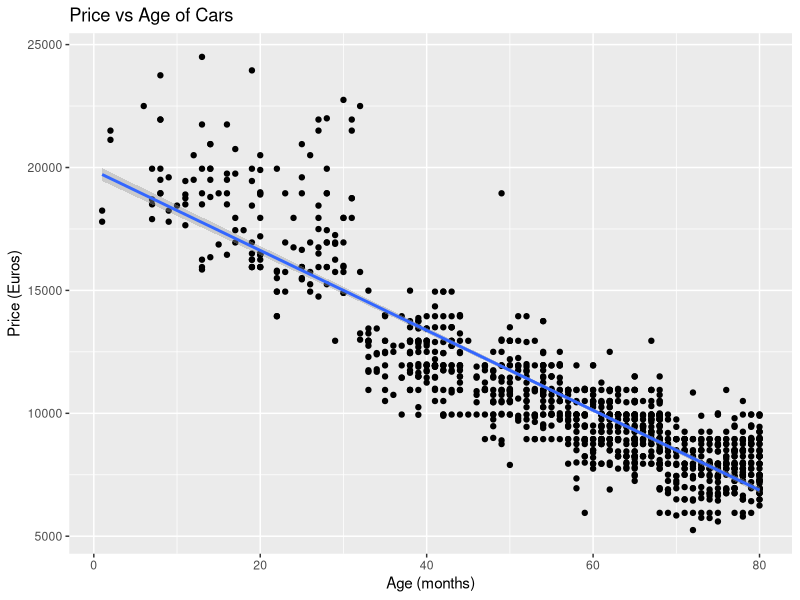
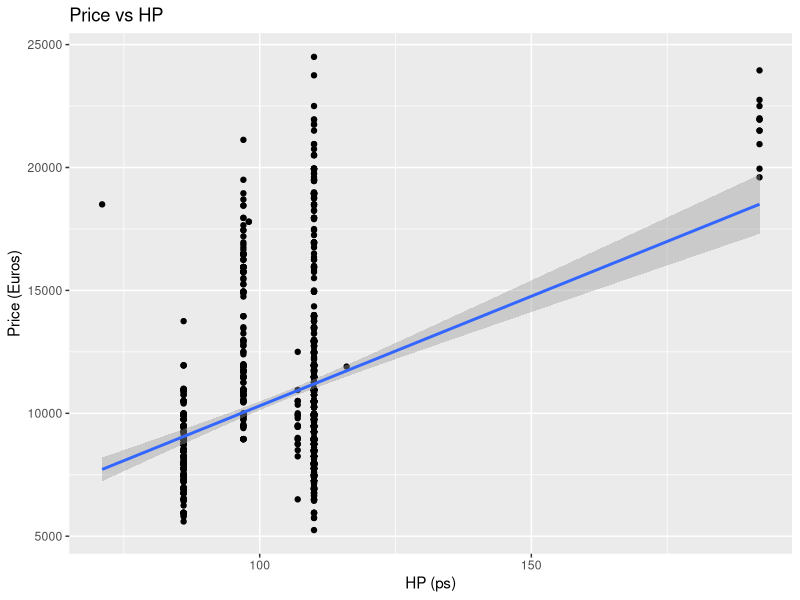
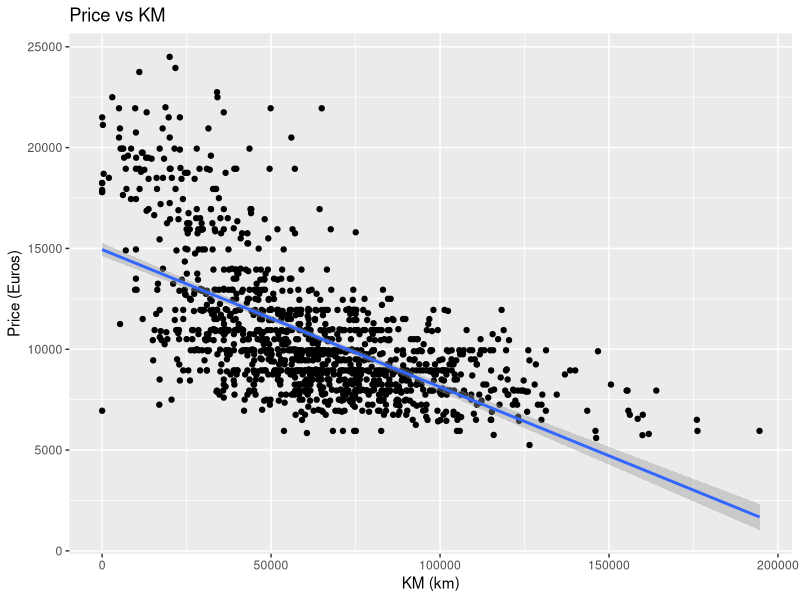
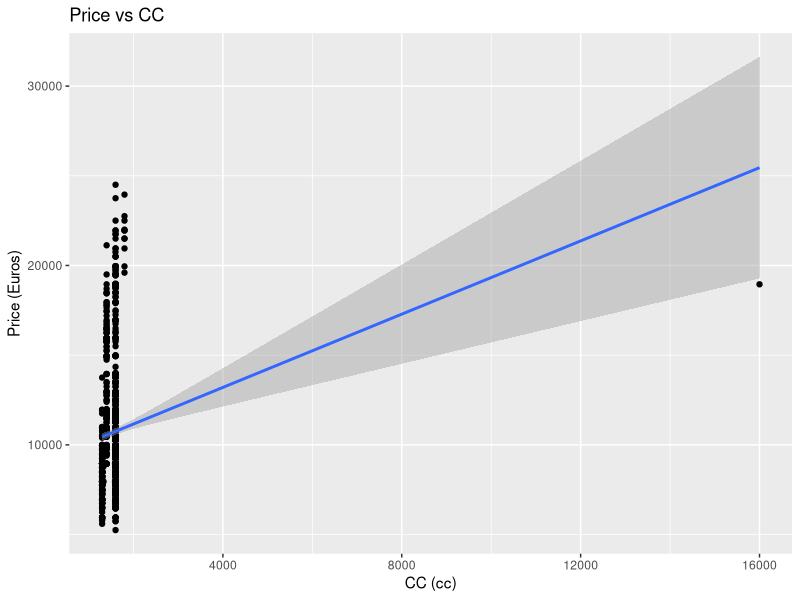
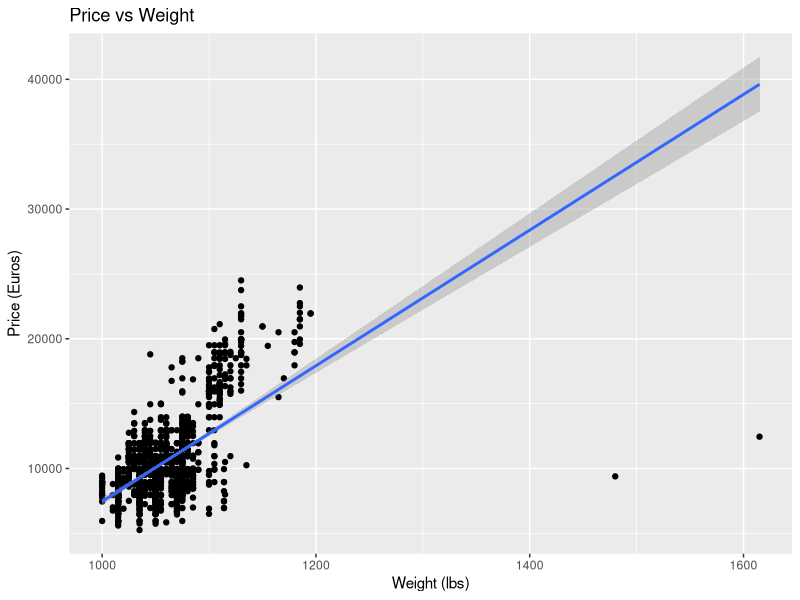
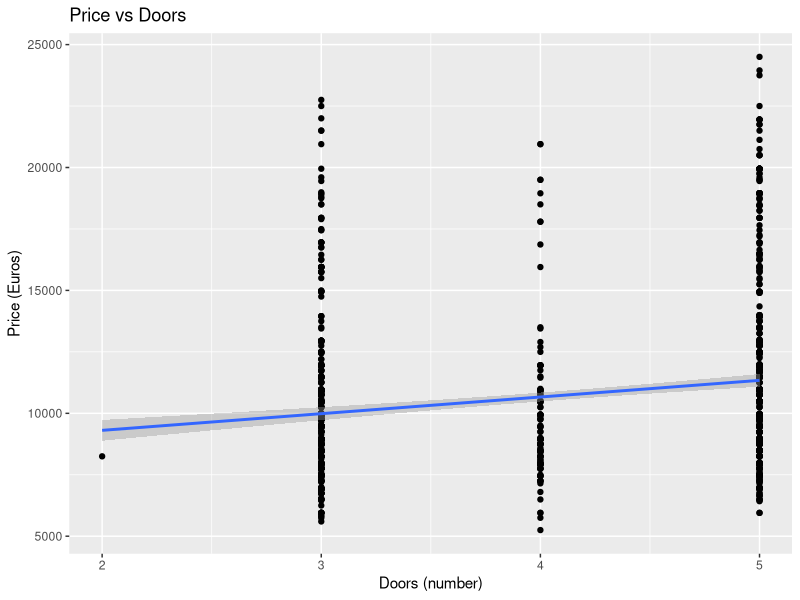
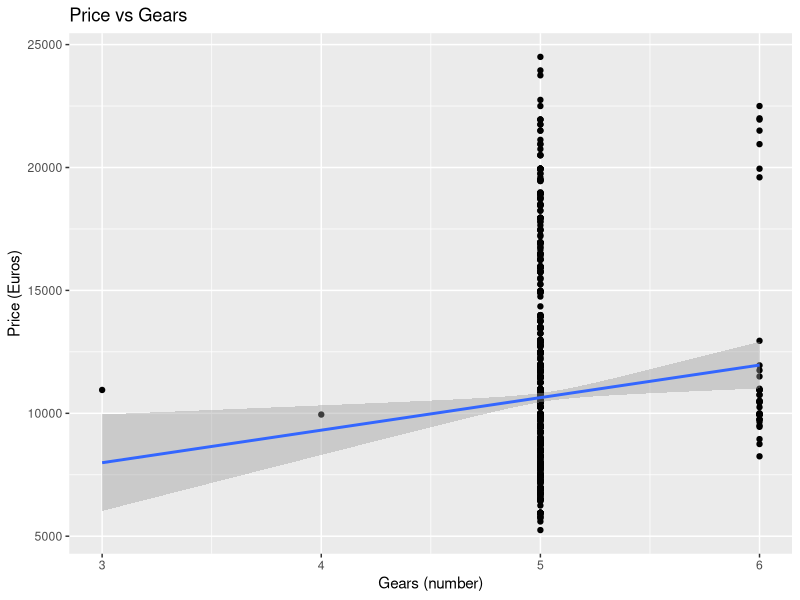
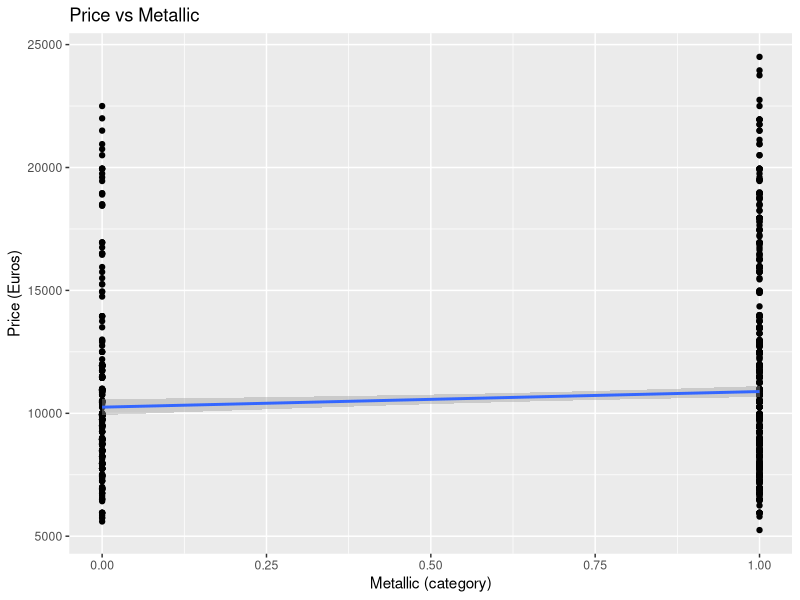

Recreate these plots in R, in order.
## ---- chunk 1

# Load necessary libraries
library(readr)

# Import the data
used_cars <- read_csv("UsedCars.csv")

# Display the first few rows of the dataset
head(used_cars)
## ---- chunk 2
# Check for NA values and print the result
na_count <- sum(is.na(used_cars))
print(na_count)
## ---- chunk 3
str(used_cars)  # Check the structure of your dataset
## ---- chunk 4
#used_cars$Metallic <- as.factor(used_cars$Metallic)
#used_cars$Automatic <- as.factor(used_cars$Automatic)
#summary(used_cars)

library(ggplot2)
ggplot(used_cars, aes(x = Age, y = Price)) +
  geom_point() +
  geom_smooth(method = "lm") +
  labs(title = "Price vs Age of Cars", x = "Age (months)", y = "Price (Euros)")

library(ggplot2)
ggplot(used_cars, aes(x = HP, y = Price)) +
  geom_point() +
  geom_smooth(method = "lm") +
  labs(title = "Price vs HP", x = "HP (ps)", y = "Price (Euros)")

library(ggplot2)
ggplot(used_cars, aes(x = KM, y = Price)) +
  geom_point() +
  geom_smooth(method = "lm") +
  labs(title = "Price vs KM", x = "KM (km)", y = "Price (Euros)")

library(ggplot2)
ggplot(used_cars, aes(x = CC, y = Price)) +
  geom_point() +
  geom_smooth(method = "lm") +
  labs(title = "Price vs CC", x = "CC (cc)", y = "Price (Euros)")

library(ggplot2)
ggplot(used_cars, aes(x = Weight, y = Price)) +
  geom_point() +
  geom_smooth(method = "lm") +
  labs(title = "Price vs Weight", x = "Weight (lbs)", y = "Price (Euros)")


library(ggplot2)
ggplot(used_cars, aes(x = Doors, y = Price)) +
  geom_point() +
  geom_smooth(method = "lm") +
  labs(title = "Price vs Doors", x = "Doors (number)", y = "Price (Euros)")


library(ggplot2)
ggplot(used_cars, aes(x = Gears, y = Price)) +
  geom_point() +
  geom_smooth(method = "lm") +
  labs(title = "Price vs Gears", x = "Gears (number)", y = "Price (Euros)")


library(ggplot2)
ggplot(used_cars, aes(x = Metallic, y = Price)) +
  geom_point() +
  geom_smooth(method = "lm") +
  labs(title = "Price vs Metallic", x = "Metallic (category)", y = "Price (Euros)")


library(ggplot2)
ggplot(used_cars, aes(x = Automatic, y = Price)) +
  geom_point() +
  geom_smooth(method = "lm") +
  labs(title = "Price vs Automatic", x = "Automatic (category)", y = "Price (Euros)")
## ---- chunk 5
boxplot(used_cars$Price, main = "Boxplot of Car Prices")

## ---- chunk 6
# Calculate Z-scores
z_scores <- scale(used_cars$Price)

# Identify outliers
outliers <- used_cars[abs(z_scores) > 3, ]

## ---- chunk 7
Q1 <- quantile(used_cars$Price, 0.25)
Q3 <- quantile(used_cars$Price, 0.75)
IQR <- Q3 - Q1

# Identify outliers
outliers <- used_cars[used_cars$Price < (Q1 - 1.5 * IQR) | used_cars$Price > (Q3 + 1.5 * IQR),]

## ---- chunk 8
library(ggplot2)

ggplot(used_cars, aes(x = "", y = Price)) +
  geom_boxplot() +
  labs(title = "Boxplot of Car Prices")

## ---- chunk 9
model <- lm(Price ~ Age + KM + HP + Metallic + Automatic + CC + Doors + Gears + Weight, data = used_cars)
cooks_d <- cooks.distance(model)

# Identify influential points
influential_points <- used_cars[cooks_d > 1, ]
plot(cooks_d, main = "Cook's Distance", ylab = "Distance", xlab = "Observation Index")
abline(h = 1, col = "red", lty = 2)  # Add a horizontal line at the threshold
## ---- chunk 10
leverage <- hatvalues(model)

## ---- chunk 11
high_leverage <- used_cars[leverage > (2 * (length(coef(model)) / nrow(used_cars))), ]

## ---- chunk 12
plot(leverage, main = "Leverage Values", ylab = "Leverage", xlab = "Observation Index")
abline(h = 2 * (length(coef(model)) / nrow(used_cars)), col = "red", lty = 2)  # Threshold line

## ---- chunk 13
# View influential points
print(influential_points)

# View high leverage points
#print(high_leverage)

## ---- chunk 14
# Run the linear regression
model <- lm(Price ~ Age + KM + HP + Metallic + Automatic + CC + Doors + Gears + Weight, data = used_cars)

# Show the summary of the regression results
## ---- chunk 15
summary(model)
## ---- chunk 16
# Extract coefficients and standard errors}
coefficients <- summary(model)$coefficients

# Calculate t-statistics
t_statistics <- coefficients[, 1] / coefficients[, 2]

# Combine calculated t-statistics with those from summary
results <- data.frame(
  Variable = rownames(coefficients),
  Calculated_t = t_statistics,
  Summary_t = coefficients[, 3]  # t-values from summary
)

print(results)
## ---- chunk 17
df_residual <- model$df.residual
print(df_residual)

## ---- chunk 18
alpha <- 0.05
critical_t <- qt(1 - alpha / 2, df_residual)  # two-tailed test
print(critical_t)

## ---- chunk 19
fitted_values <- fitted(model)

## ---- chunk 20
residuals <- used_cars$Price - fitted_values
## ---- chunk 21
seventh_fitted_value <- fitted_values[7]
seventh_residual <- residuals[7]
## ---- chunk 22
critical_t <- qt(1 - 0.05 / 2, df_residual)  # for two-tailed test

## ---- chunk 23
# Calculate fitted values
fitted_values <- model$fitted.values

# Calculate residuals
residuals <- model$residuals

# Combine original values, fitted values, and residuals for the first 10 observations
results <- data.frame(
    Original_Price = used_cars$Price[1:10],
    Fitted_Values = fitted_values[1:10],
    Residuals = residuals[1:10]
)
## ---- chunk 24
# Check if residuals equal zero for the first 10 observations
residuals_equal_zero <- residuals[1:10] == 0
print(residuals_equal_zero)

## ---- chunk 25
plot(model$residuals)
abline(h = 0, col = "red")

# Set up plotting area for 4 plots
par(mfrow = c(2, 2))

# Create diagnostic plots
plot(model)

# Reset the plotting area to default
par(mfrow = c(1, 1))
## ---- chunk 26
# Set up plotting area for 4 plots
par(mfrow = c(2, 2))

# Create diagnostic plots
plot(model)

# Reset the plotting area to default
par(mfrow = c(1, 1))

## ---- chunk 27
qqnorm(model$residuals)
qqline(model$residuals, col = "red")

## ---- chunk 28
# Display the model summary
model_summary <- summary(model)

# Extract R-squared and Adjusted R-squared
r_squared <- model_summary$r.squared
adjusted_r_squared <- model_summary$adj.r.squared

cat("R-squared:", r_squared, "\n")
cat("Adjusted R-squared:", adjusted_r_squared, "\n")

# Calculate RMSE
residuals <- model$residuals
rmse <- sqrt(mean(residuals^2))

# Print RMSE
cat("Root Mean Squared Error (RMSE):", rmse, "\n")
